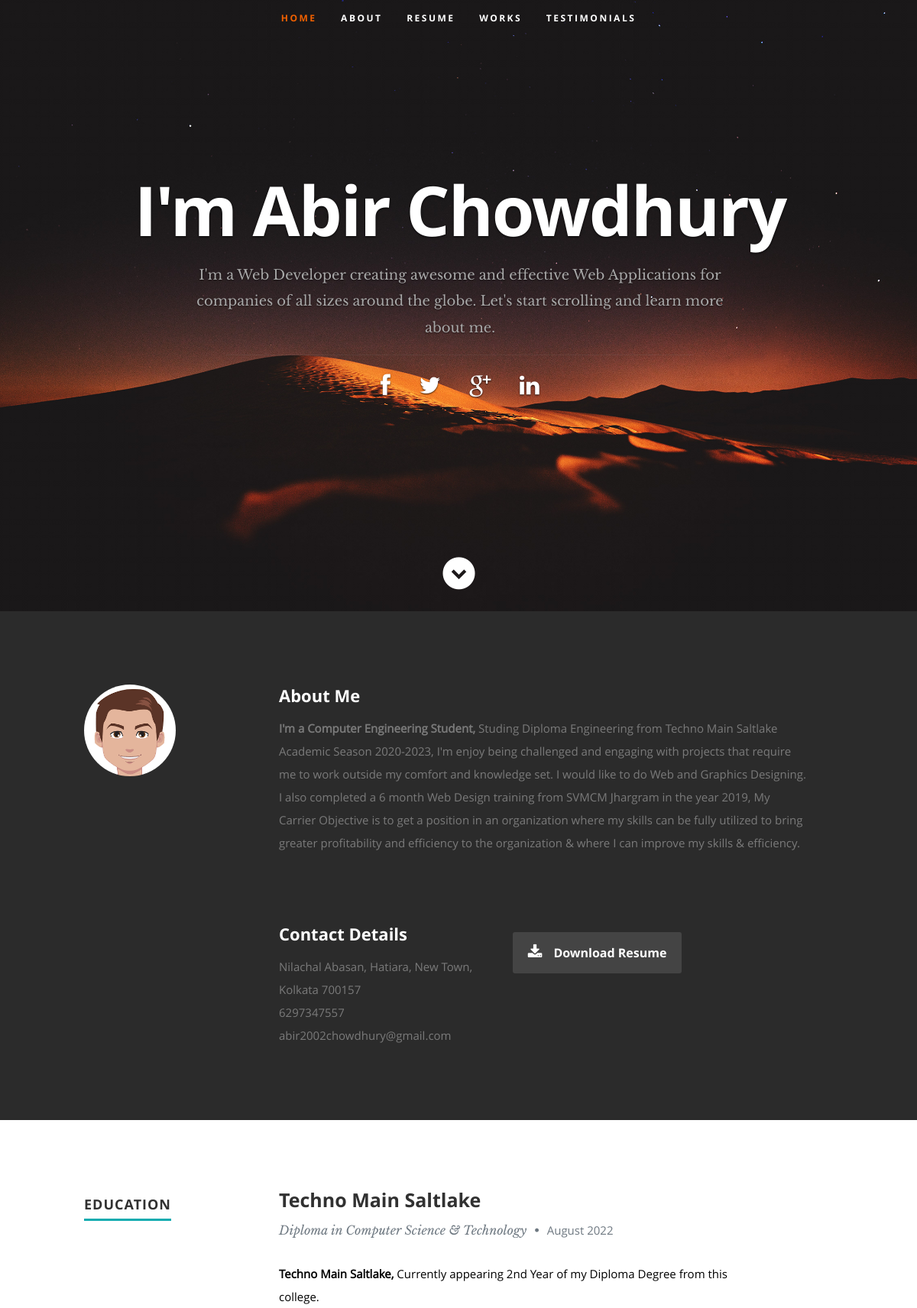
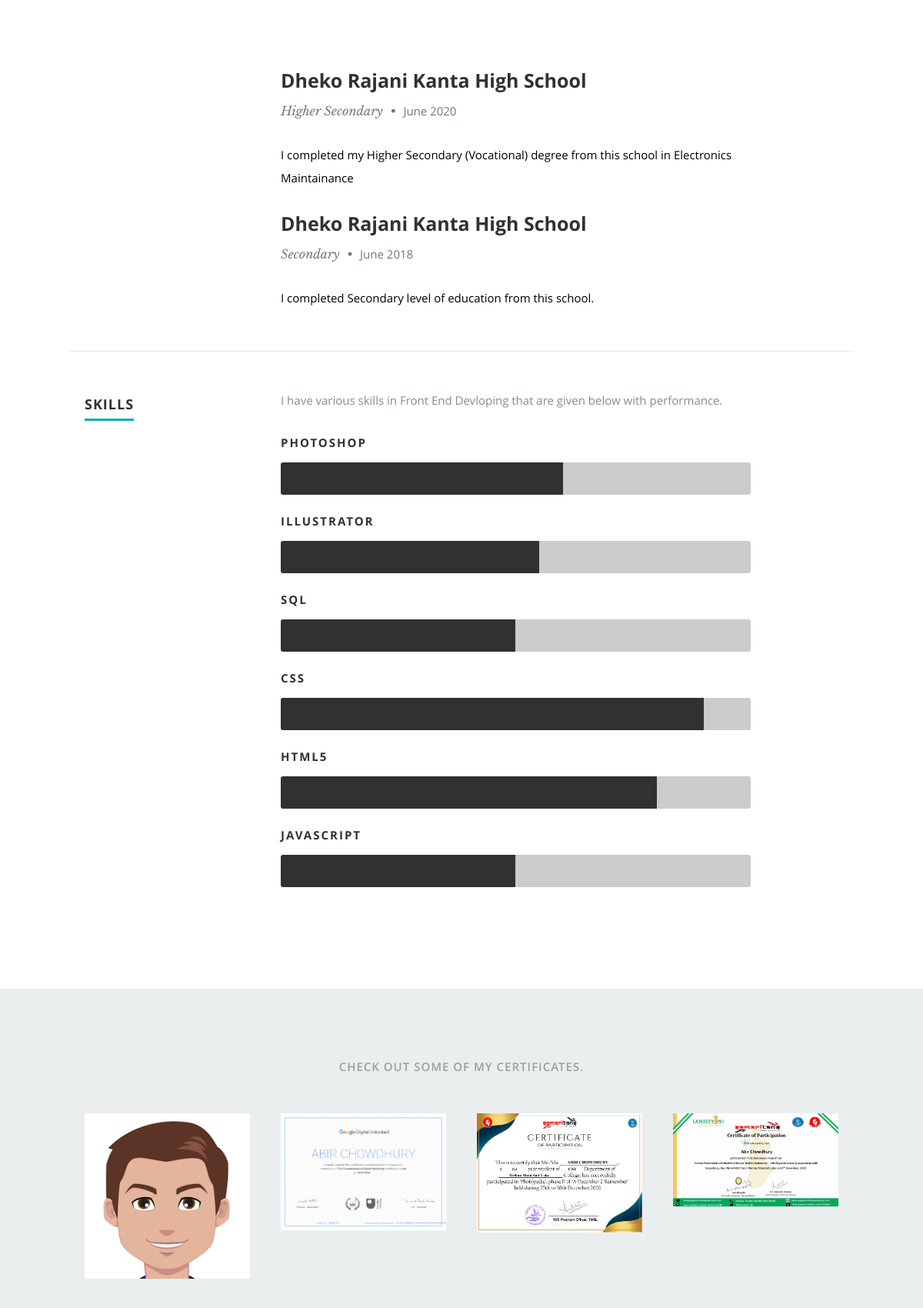
The page / (upper part) on the database its author committed (2 pictures, top to bottom).
### tables this page shows
CREATE TABLE `users` (
  `id` int(50) NOT NULL,
  `firstname` varchar(250) NOT NULL,
  `lastname` varchar(250) NOT NULL,
  `username` text NOT NULL,
  `password` text NOT NULL,
  `avatar` text DEFAULT NULL,
  `last_login` datetime DEFAULT NULL,
  `date_added` datetime NOT NULL DEFAULT current_timestamp(),
  `date_updated` datetime DEFAULT NULL ON UPDATE current_timestamp()
);

CREATE TABLE `education` (
  `id` int(30) NOT NULL,
  `school` text DEFAULT NULL,
  `degree` text DEFAULT NULL,
  `month` varchar(50) NOT NULL,
  `year` int(10) NOT NULL,
  `description` text DEFAULT NULL,
  `order_by` int(30) NOT NULL
);

CREATE TABLE `project` (
  `id` int(30) NOT NULL,
  `name` text DEFAULT NULL,
  `summary` text DEFAULT NULL,
  `description` text DEFAULT NULL,
  `banner` text DEFAULT NULL,
  `client` text DEFAULT NULL
);

### classes/DBConnection.php (called while the page is built, shortened)
<?php
class DBConnection{
    private $host = DB_SERVER;
    private $username = DB_USERNAME;
    private $password = DB_PASSWORD;
    private $database = DB_NAME;
    public $conn;
    public function __construct(){
        if (!isset($this->conn)) {
            $this->conn = new mysqli($this->host, $this->username, $this->password, $this->database);
        }
    }
}
?>

### classes/SystemSettings.php (called while the page is built, shortened)
<?php
class SystemSettings extends DBConnection{
	function info($field=''){
		if(!empty($field)){
			if(isset($_SESSION['system_info'][$field]))
				return $_SESSION['system_info'][$field];
			else
				return false;
		}else{
			return false;
		}
	}
}
$_settings = new SystemSettings();
?>

### config.php (called while the page is built, shortened)
<?php
require_once('classes/DBConnection.php');
require_once('classes/SystemSettings.php');
function validate_image($file){
	if(!empty($file)){
		if(is_file(base_app.$file)){
			return base_url.$file;
		}else{
			return base_url.'uploads/1619140500_avatar.png';
		}
	}else{
		return base_url.'uploads/1619140500_avatar.png';
	}
}
?>

### index.php (the view, shortened to what this page needs)
<?php require_once('config.php'); ?>
 <!DOCTYPE html>
<html lang="en" class="" style="height: auto;">
<?php require_once('inc/header.php') ?>
  <body>
   <header id="home">
      <nav id="nav-wrap">
         <ul id="nav" class="nav">
            <li class="current"><a class="smoothscroll" href="#home">Home</a></li>
            <li><a class="smoothscroll" href="#about">About</a></li>
           <li><a class="smoothscroll" href="#resume">Resume</a></li>
            <li><a class="smoothscroll" href="#portfolio">Works</a></li>
            <li><a class="smoothscroll" href="#testimonials">Testimonials</a></li>
         </ul>
      </nav>
<?php
$u_qry = $conn->query("SELECT * FROM users where id = 1");
foreach($u_qry->fetch_array() as $k => $v){
  if(!is_numeric($k)){
    $user[$k] = $v;
  }
}
$c_qry = $conn->query("SELECT * FROM contacts");
while($row = $c_qry->fetch_assoc()){
    $contact[$row['meta_field']] = $row['meta_value'];
}
?>
      <div class="row banner">
         <div class="banner-text">
            <h1 class="responsive-headline">I'm <?php echo isset($user) ? ucwords($user['firstname'].' '.$user['lastname']) : ""; ?></h1>
            <h3><?php echo stripslashes($_settings->info('welcome_message')) ?></h3>
            <hr />
            <ul class="social">
               <li><a target="_blank" href="<?php echo $contact['facebook'] ?>"><i class="fa fa-facebook"></i></a></li>
               <li><a target="_blank" href="<?php echo $contact['twitter'] ?>"><i class="fa fa-twitter"></i></a></li>
               <li><a target="_blank" href="mailto:<?php echo $contact['email'] ?>"><i class="fa fa-google-plus"></i></a></li>
               <li><a target="_blank" href="<?php echo $contact['linkin'] ?>"><i class="fa fa-linkedin"></i></a></li>
            </ul>
         </div>
      </div>
      <p class="scrolldown">
         <a class="smoothscroll" href="#about"><i class="icon-down-circle"></i></a>
      </p>
   </header>
   <section id="about">
      <div class="row">
         <div class="three columns">
            <img class="profile-pic"  src="<?php echo validate_image("avatar") ?>" alt="" />
         </div>
         <div class="nine columns main-col">
            <h2>About Me</h2>
            <div id="about_me"><?php include "about.html"; ?></div>
            <div class="row">
               <div class="columns contact-details">
                  <h2>Contact Details</h2>
                  <p class="address">
               <span><?php echo $contact['address'] ?></span><br>
               <span><?php echo $contact['mobile'] ?></span><br>
                     <span><?php echo $contact['email'] ?></span>
             </p>
               </div>
               <div class="columns download">
                  <p>
                     <a href="...\uploads\CV Abir Chowdhury.pdf" class="button"><i class="fa fa-download"></i>Download Resume</a>
                  </p>
               </div>
            </div>
         </div>
      </div>
   </section>
   <section id="resume">
      <div class="row education">
         <div class="three columns header-col">
            <h1><span>Education</span></h1>
         </div>
         <div class="nine columns main-col">
          <?php
          $e_qry = $conn->query("SELECT * FROM education order by year desc, month desc");
          while($row = $e_qry->fetch_assoc()):
          ?>
            <div class="row item">
               <div class="twelve columns">
                  <h3><?php echo $row['school'] ?></h3>
                  <p class="info"><?php echo $row['degree'] ?> <span>&bull;</span> <em class="date"><?php echo $row['month'].' '.$row['year'] ?></em></p>
                  <p>
                  <?php echo stripslashes(html_entity_decode($row['description'])) ?>
                  </p>
               </div>
            </div>
          <?php endwhile; ?>
         </div>
      </div>
      <div class="row skill">
         <div class="three columns header-col">
            <h1><span>Skills</span></h1>
         </div>
         <div class="nine columns main-col">
            <p>I have various skills in Front End Devloping that are given below with performance.
            </p>
        <div class="bars">
           <ul class="skills">
             <li><span class="bar-expand photoshop"></span><em>Photoshop</em></li>
                  <li><span class="bar-expand illustrator"></span><em>Illustrator</em></li>
            <li><span class="bar-expand sql"></span><em>SQL</em></li>
            <li><span class="bar-expand css"></span><em>CSS</em></li>
            <li><span class="bar-expand html5"></span><em>HTML5</em></li>
                  <li><span class="bar-expand javascript"></span><em>javascript</em></li>
          </ul>
        </div>
      </div>
      </div>
   </section>
   <section id="portfolio">
      <div class="row">
         <div class="twelve columns collapsed">
            <h1>Check Out Some of My Certificates.</h1>
            <div id="portfolio-wrapper" class="bgrid-quarters s-bgrid-thirds cf">
               <?php
                  $p_qry = $conn->query("SELECT * FROM project ");
                  while($row = $p_qry->fetch_assoc()):
                  ?>
                 <div class="columns portfolio-item">
                    <div class="item-wrap">
                       <a href="#modal-<?php echo $row['id'] ?>" title="">
                          <img alt="" src="<?php echo validate_image($row['banner']) ?>">
                       </a>
                    </div>
                </div>
              <?php endwhile; ?>
            </div>
         </div>
      </div>
   </section>
  </body>
</html>

### inc/header.php (shortened to what this page needs)
<head>
   <link rel="stylesheet" href="<?php echo base_url ?>profile_asset/css/default.css">
  <link rel="stylesheet" href="<?php echo base_url ?>profile_asset/css/layout.css">
   <link rel="stylesheet" href="<?php echo base_url ?>profile_asset/css/media-queries.css">
   <link rel="stylesheet" href="<?php echo base_url ?>profile_asset/css/magnific-popup.css">
  </head>

### profile_asset/css/default.css (style rules this page uses)
html, body, div, span, object, iframe, h1, h2, h3, h4, h5, h6, p, blockquote, pre, abbr, address, cite, code, del, dfn, em, img, ins, kbd, q, samp, small, strong, sub, sup, var, b, i, dl, dt, dd, ol, ul, li, fieldset, form, label, legend, table, caption, tbody, tfoot, thead, tr, th, td, article, aside, canvas, details, figcaption, figure, footer, header, hgroup, menu, nav, section, summary, time, mark, audio, video { margin: 0; padding: 0; border: 0; outline: 0; font-size: 100%; vertical-align: baseline; background: transparent; }
article,aside,details,figcaption,figure, footer,header,hgroup,menu,nav,section { display: block; }
*, *:before, *:after { -moz-box-sizing: border-box; -webkit-box-sizing: border-box; box-sizing: border-box; }
html { font-size: 62.5%; -webkit-font-smoothing: antialiased; }
body { background: #fff; font-family: 'opensans-regular', sans-serif; font-weight: normal; font-size: 15px; line-height: 30px; color: #838C95; -webkit-font-smoothing: antialiased; -webkit-text-size-adjust: 100%; }
h1, h2, h3, h4, h5, h6 { color: #313131; font-family: 'opensans-bold', sans-serif; font-weight: normal; }
h1 { font-size: 38px; line-height: 42px; margin-bottom: 12px; letter-spacing: -1px; }
h2 { font-size: 28px; line-height: 36px; margin-bottom: 6px; }
h3 { font-size: 22px; line-height: 30px; margin-bottom: 12px; }
p { margin: 0 0 30px 0; }
em { font: 15px/30px 'opensans-italic', sans-serif; }
hr { border: solid #E3E3E3; border-width: 1px 0 0; clear: both; margin: 11px 0 30px; height: 0; }
a, a:visited { text-decoration: none; outline: 0; color: #11ABB0; -webkit-transition: color .3s ease-in-out; -moz-transition: color .3s ease-in-out; -o-transition: color .3s ease-in-out; transition: color .3s ease-in-out; }
p a, p a:visited { line-height: inherit; }
ul, ol { margin-bottom: 24px; margin-top: 12px; }
ul { list-style: none outside; }
li { line-height: 18px; margin-bottom: 12px; }
img { max-width: 100%; height: auto; }
.button, .button:visited, button, input[type="submit"], input[type="reset"], input[type="button"] { font: 16px/30px 'opensans-bold', sans-serif; background: #11ABB0; display: inline-block; text-decoration: none; letter-spacing: 0; color: #fff; padding: 12px 20px; margin-bottom: 18px; border: none; cursor: pointer; height: auto; -webkit-transition: all .2s ease-in-out; -moz-transition: all .2s ease-in-out; -o-transition: all .2s ease-in-out; -ms-transition: all .2s ease-in-out; transition: all .2s ease-in-out; -moz-border-radius: 3px; -webkit-border-radius: 3px; -khtml-border-radius: 3px; border-radius: 3px; }
.row { width: 96%; max-width: 1020px; margin: 0 auto; }
.row .row { width: auto; max-width: none; margin: 0 -20px; }
.row:before, .row:after { content: " "; display: table; }
.row:after { clear: both; }
.column, .columns { position: relative; padding: 0 20px; min-height: 1px; float: left; }
.row.collapsed > .column, .row.collapsed > .columns, .column.collapsed, .columns.collapsed { padding: 0; }
[class*="column"] + [class*="column"]:last-child { float: right; }
.row .three { width: 25%; }
.row .nine { width: 75%; }
.row .twelve { width: 100%; }
.bgrid-quarters [class*="column"] { width: 25%; }
[class*="bgrid"] [class*="column"] + [class*="column"]:last-child { float: left; }
.cf:before, .cf:after { content: " "; display: table; }
.cf:after { clear: both; }

### index.php (style rules this page uses)
#about_me * { color:#7A7A7A !important; }

### rows shown on the page
users: firstname+lastname "Abir Chowdhury"
education: school "Techno Main Saltlake", degree "Diploma in Computer Science & Technology", month "August", year "2022", description "Techno Main Saltlake, Currently appearing 2nd Year of my Diploma Degree from this college."
education: school "Dheko Rajani Kanta High School", degree "Higher Secondary", month "June", year "2020", description "I completed my Higher Secondary (Vocational) degree from this school in Electronics Maintainance"
education: school "Dheko Rajani Kanta High School", degree "Secondary", month "June", year "2018", description "I completed Secondary level of education from this school."
project: shows a picture
project: banner (picture)
project: banner (picture)
project: banner (picture)

### other values the page prints
$_settings->info('welcome_message') "I'm a Web Developer creating awesome and effective Web Applications for companies of all sizes around the globe. Let's start scrolling and learn more about me."
$contact['address'] "Nilachal Abasan, Hatiara, New Town, Kolkata 700157"
$contact['mobile'] "6297347557"
$contact['email'] "abir2002chowdhury@gmail.com"
